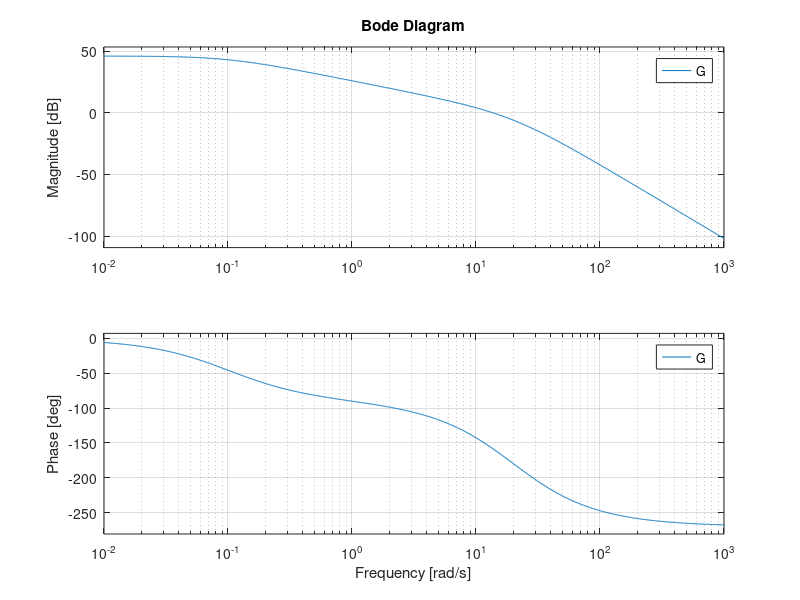

MATLAB code to generate this figure: (Note: this script raises an error after producing the figure.)
% Transfer function
s = tf('s');
G = 200/(0.025*s^3+1.0025*s^2+10.1*s+1);
numerator = [200];
denominator = [0.025 1.0025 10.1 1]; 

% State-space
[A,B,C,D] = tf2ss(numerator, denominator);
sys = ss(A,B,C,D);

% Bode plot of G
figure
bode(G);

M = 1.5;
wB = 10;
a=1e-4;

% Weighing functions
[Aw,Bw,Cw,Dw]=tf2ss([1/M wB],[1 wB*a]);
W1=ss(Aw,Bw,Cw,Dw);

W2 = 1;
W3 = [];

Paug = [A [0 0; 0 0; 0 0] B;-Bw*C Aw Bw 0;-Dw*C Cw Dw 0; 0 0 0 0 0 W2; -C 0 1 0];


% Augmented Matrix
P = augtf(G,W1,W2,W3);

test = [0 W1;0 W2 * G; W3*eye(size(G)) W3*G; eye(size(G)) G];
new_sys = ss(test);

Paug2= pck(test.A,test.B,test.C,test.D);

% H-infinity synthesis controller 
[K,CL,gamma] = hinfsyn(Paug2,1,1);


% Bisectioned algorithm to compute H-infinity norm
gama_l = 0.1;
gama_u = 100;
tol = 1e-6;


for i = 1:50
    if (gama_u-gama_l)/gama_l <= tol , break , end
    
    gama = (gama_u+gama_l)/2 ;
    
    H = [A (1/gama^2)*B*B'; -C'*C -A'];
    eigH = eig(H)' ;


    if min( abs(real(eigH)) ) < 1.0e-5 , gama_l = gama ;
    else gama_u = gama ;
end

end
i,gama,H
disp(hinfnorm(G));
Sensitivity_function = 1/(1+G*K);
robustness = hinfnorm(Sensitivity_function*W1);

% x = Ax  + B1w  + B2u 
% z = C1x + D11w + D12u
% y = C2x + D21w + D22u


% Assume Paug has the form:
% Paug = [A, B1, B2;
%         C1, D11, D12;
%         C2, D21, D22];



